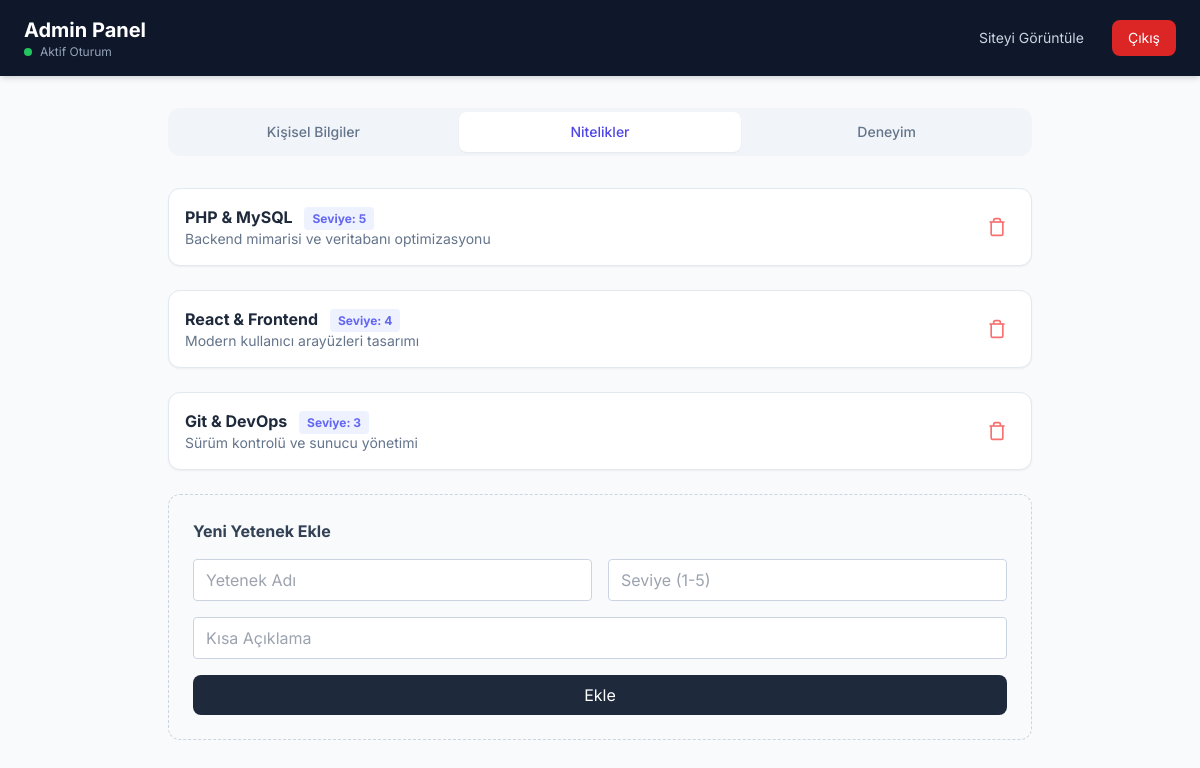
Page /Yuklenecekler/admin.php?tab=yetenekler (signed in) on the committed database.
### tables this page shows
CREATE TABLE IF NOT EXISTS yetenekler (
    id INT AUTO_INCREMENT PRIMARY KEY,
    yetenek_adi VARCHAR(100),
    seviye INT COMMENT '1-5 arası',
    aciklama VARCHAR(255)
);

### Yuklenecekler/admin.php (the view, shortened to what this page needs)
<?php
require_once 'db.php';
?>
<?php
$yetenekler = $db->query("SELECT * FROM yetenekler ORDER BY id ASC")->fetchAll();
$aktifTab = isset($_GET['tab']) ? $_GET['tab'] : 'kisisel';
?>
<!DOCTYPE html>
<html lang="tr">
<head>
    <script src="https://cdn.tailwindcss.com"></script>
</head>
<body class="pb-20">
    <div class="sticky top-0 z-50 bg-slate-900 text-white px-6 py-4 shadow-md flex justify-between items-center">
        <div>
            <h2 class="text-xl font-bold">Admin Panel</h2>
            <div class="flex items-center gap-2">
                <span class="w-2 h-2 rounded-full bg-green-500"></span>
                <p class="text-slate-400 text-xs">Aktif Oturum</p>
            </div>
        </div>
        <div class="flex gap-3">
            <a href="index.php" class="px-4 py-2 rounded-lg text-sm text-slate-300 hover:bg-slate-800 transition-colors" target="_blank">Siteyi Görüntüle</a>
            <a href="?cikis=1" class="px-4 py-2 rounded-lg text-sm bg-red-600 text-white hover:bg-red-700 transition-colors">Çıkış</a>
        </div>
    </div>
    <div class="max-w-4xl mx-auto mt-8 px-4">
        <div class="flex space-x-1 bg-slate-100 p-1 rounded-xl mb-8">
            <a href="?tab=kisisel" class="flex-1 py-2.5 text-center text-sm font-medium rounded-lg transition-all <?php echo $aktifTab == 'kisisel' ? 'bg-white text-indigo-600 shadow-sm' : 'text-slate-500 hover:text-slate-700'; ?>">Kişisel Bilgiler</a>
            <a href="?tab=yetenekler" class="flex-1 py-2.5 text-center text-sm font-medium rounded-lg transition-all <?php echo $aktifTab == 'yetenekler' ? 'bg-white text-indigo-600 shadow-sm' : 'text-slate-500 hover:text-slate-700'; ?>">Nitelikler</a>
            <a href="?tab=deneyimler" class="flex-1 py-2.5 text-center text-sm font-medium rounded-lg transition-all <?php echo $aktifTab == 'deneyimler' ? 'bg-white text-indigo-600 shadow-sm' : 'text-slate-500 hover:text-slate-700'; ?>">Deneyim</a>
        </div>
        <?php if($aktifTab == 'yetenekler'): ?>
        <div class="space-y-6">
            <?php foreach($yetenekler as $skill): ?>
            <div class="bg-white p-4 rounded-xl border border-slate-200 flex justify-between items-center shadow-sm">
                <div>
                    <h4 class="font-bold text-slate-800"><?php echo htmlspecialchars($skill['yetenek_adi']); ?> <span class="text-xs text-indigo-500 bg-indigo-50 px-2 py-1 rounded ml-2">Seviye: <?php echo $skill['seviye']; ?></span></h4>
                    <p class="text-sm text-slate-500"><?php echo htmlspecialchars($skill['aciklama']); ?></p>
                </div>
                <a href="?sil_yetenek=<?php echo $skill['id']; ?>" onclick="return confirm('Bu yeteneği silmek istediğinize emin misiniz?')" class="text-red-400 hover:text-red-600 p-2">
                    <svg width="20" height="20" viewBox="0 0 24 24" fill="none" stroke="currentColor" stroke-width="2"><polyline points="3 6 5 6 21 6"></polyline><path d="M19 6v14a2 2 0 0 1-2 2H7a2 2 0 0 1-2-2V6m3 0V4a2 2 0 0 1 2-2h4a2 2 0 0 1 2 2v2"></path></svg>
                </a>
            </div>
            <?php endforeach; ?>
            <form method="POST" class="bg-slate-50 p-6 rounded-xl border border-dashed border-slate-300">
                <h3 class="font-bold text-slate-700 mb-4">Yeni Yetenek Ekle</h3>
                <div class="grid md:grid-cols-2 gap-4 mb-4">
                    <input type="text" name="yetenek_adi" placeholder="Yetenek Adı" required class="w-full px-3 py-2 rounded border border-slate-300 focus:border-indigo-500 focus:outline-none">
                    <input type="number" name="seviye" min="1" max="5" placeholder="Seviye (1-5)" required class="w-full px-3 py-2 rounded border border-slate-300 focus:border-indigo-500 focus:outline-none">
                </div>
                <input type="text" name="aciklama" placeholder="Kısa Açıklama" required class="w-full px-3 py-2 rounded border border-slate-300 mb-4 focus:border-indigo-500 focus:outline-none">
                <button type="submit" name="ekle_yetenek" class="w-full bg-slate-800 text-white py-2 rounded-lg hover:bg-slate-700">Ekle</button>
            </form>
        </div>
        <?php endif; ?>
    </div>
</body>
</html>

### Yuklenecekler/admin.php (style rules this page uses)
body { font-family: 'Inter', sans-serif; background-color: #f8fafc; }

### rows in the picture
yetenekler: yetenek_adi "PHP & MySQL", seviye "5", aciklama "Backend mimarisi ve veritabanı optimizasyonu"
yetenekler: yetenek_adi "React & Frontend", seviye "4", aciklama "Modern kullanıcı arayüzleri tasarımı"
yetenekler: yetenek_adi "Git & DevOps", seviye "3", aciklama "Sürüm kontrolü ve sunucu yönetimi"
